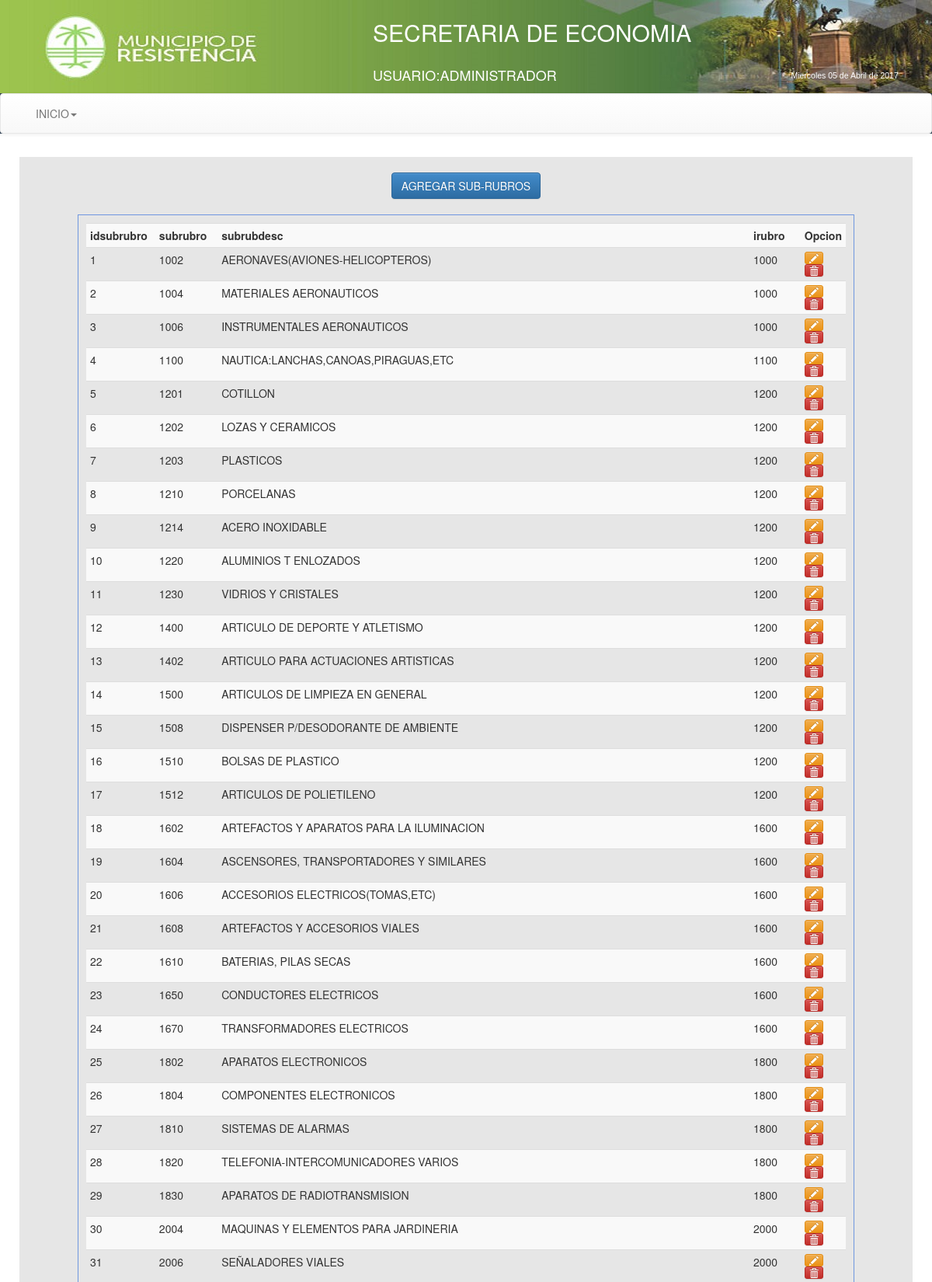
Page /Economia/views/frmConfigSRubros.php (signed in, upper part) on the committed database.
### tables this page shows
CREATE TABLE `subrubros` (
  `idsubrubro` int(11) NOT NULL AUTO_INCREMENT,
  `subrubro` int(11) NOT NULL,
  `subrubdesc` varchar(150) NOT NULL,
  `irubro` int(11) NOT NULL,
  PRIMARY KEY (`idsubrubro`)
);

### Economia/views/frmConfigSRubros.php (the view, shortened to what this page needs)
<!DOCTYPE html PUBLIC "-//W3C//DTD XHTML 1.0 Transitional//EN" "http://www.w3.org/TR/xhtml1/DTD/xhtml1-transitional.dtd">
<html xmlns="http://www.w3.org/1999/xhtml">
<head>
<link rel="stylesheet" type="text/css" href="../css/estilo.css" media="screen">
<link rel="stylesheet" type="text/css" href="../bootstrap/css/bootstrap.css">
<link rel="stylesheet" type="text/css" href="../bootstrap/css/bootstrap.min.css">
<link rel="stylesheet" type="text/css" href="../bootstrap/css/bootstrap-theme.css">
<link rel="stylesheet" type="text/css" href="../bootstrap/css/bootstrap-theme.min.css">
</head>
<body class="body" style=" background-image: url(../images/bgcity.jpg);
  background-attachment: fixed;">
<header>
<table width="100%" height="120" border="0" background="../images/header2015.jpg">
<tr><td width="40%"></td>
<td><div align="left" style="color:#ffffff;" ><p><h2>SECRETARIA DE ECONOMIA</h2></p>
 </div></td>
</tr>
<tr><td width="40%"></td>
<td><div align="left" style="color:#ffffff;" ><p><h4>USUARIO:<?php echo $_SESSION["apynom"]?></h4></p>
 </div></td>
 <td><div align="left" style="color:#ffffff;" >
<p><h5>
</h5></p>
 </div></td>
</tr>
</table>
<nav class="navbar navbar-default">
<div class="container-fluid">
<div class="collapse navbar-collapse" id="navbar-1">
 <ul class="nav navbar-nav">
 <li class="dropdown">
   <a href="#" class="dropdown-toggle" data-toggle="dropdown" role="button">INICIO<span class="caret"></span></a>
 </li>
 </ul>
 </div>
 </div>
 </nav>
</header>
<div class="container"
style="background-color:#E6E6E6;border-radius: 10px 10px 10px 10px;
-moz-border-radius: 10px 10px 10px 10px;
-webkit-border-radius: 10px 10px 10px 10px;
border: 10px solid #ffffff;">
<body>
<section>
  <table border="0" align="center">
   <tr>
    <td width="100"><button id="nueva-factura" class="btn btn-primary">AGREGAR SUB-RUBROS</button></td>
   </tr>
  </table>
 </section>
    <div class="registros" id="agrega-registros">
      <table class="table table-striped table-condensed table-hover">
       <tr>
        <th width="100">idsubrubro</th>
        <th width="100">subrubro</th>
        <th width="500">subrubdesc</th>
        <th width="100">irubro</th>
        <th width="20">Opcion</th>
       </tr>
       <?php
        $conexion=Conectarse();
        $queryu="SELECT * FROM subrubros ORDER BY irubro asc, subrubro asc";
        $registro = mysqli_query($conexion,$queryu);
        while($registro2 = mysqli_fetch_array($registro)){
         echo '<tr>
                <td>'.$registro2['idsubrubro'].'</td>
                <td>'.$registro2['subrubro'].'</td>
                <td>'.$registro2['subrubdesc'].'</td>
                <td>'.$registro2['irubro'].'</td>
                <td><a href="javascript:editarSRub('.$registro2['idsubrubro'].');" class="btn btn-warning btn-xs"><i class="glyphicon glyphicon-pencil"></i></a>
                <a href="javascript:eliminarSRub('.$registro2['idsubrubro'].');" class="btn btn-danger btn-xs"><i class="glyphicon glyphicon-trash"></i></a>
                </td>
              </tr>';
            }
        ?>
       </table>
    </div>
    <br>
<br><br>
</body>
</div>
</html>

### Economia/css/estilo.css (style rules this page uses)
body { background:#2c3e50; color:#fff; margin:0px; font-family:"Trebuchet MS", Arial, Helvetica, sans-serif; min-width:1000px; }
header { background:#2c3e50; color:#fff; }
section { margin-top:20px; }
.registros { margin:auto; width:1000px; margin-top:20px; border:1px solid #6F96DF; height:auto; padding:10px; }

### rows in the picture
subrubros: idsubrubro "1", subrubro "1002", subrubdesc "AERONAVES(AVIONES-HELICOPTEROS)", irubro "1000"
subrubros: idsubrubro "2", subrubro "1004", subrubdesc "MATERIALES AERONAUTICOS", irubro "1000"
subrubros: idsubrubro "3", subrubro "1006", subrubdesc "INSTRUMENTALES AERONAUTICOS", irubro "1000"
subrubros: idsubrubro "4", subrubro "1100", subrubdesc "NAUTICA:LANCHAS,CANOAS,PIRAGUAS,ETC", irubro "1100"
subrubros: idsubrubro "5", subrubro "1201", subrubdesc "COTILLON", irubro "1200"
subrubros: idsubrubro "6", subrubro "1202", subrubdesc "LOZAS Y CERAMICOS", irubro "1200"
subrubros: idsubrubro "7", subrubro "1203", subrubdesc "PLASTICOS", irubro "1200"
subrubros: idsubrubro "8", subrubro "1210", subrubdesc "PORCELANAS", irubro "1200"
subrubros: idsubrubro "9", subrubro "1214", subrubdesc "ACERO INOXIDABLE", irubro "1200"
subrubros: idsubrubro "10", subrubro "1220", subrubdesc "ALUMINIOS T ENLOZADOS", irubro "1200"
subrubros: idsubrubro "11", subrubro "1230", subrubdesc "VIDRIOS Y CRISTALES", irubro "1200"
subrubros: idsubrubro "12", subrubro "1400", subrubdesc "ARTICULO DE DEPORTE Y ATLETISMO", irubro "1200"
subrubros: idsubrubro "13", subrubro "1402", subrubdesc "ARTICULO PARA ACTUACIONES ARTISTICAS", irubro "1200"
subrubros: idsubrubro "14", subrubro "1500", subrubdesc "ARTICULOS DE LIMPIEZA EN GENERAL", irubro "1200"
subrubros: idsubrubro "15", subrubro "1508", subrubdesc "DISPENSER P/DESODORANTE DE AMBIENTE", irubro "1200"
subrubros: idsubrubro "16", subrubro "1510", subrubdesc "BOLSAS DE PLASTICO", irubro "1200"
subrubros: idsubrubro "17", subrubro "1512", subrubdesc "ARTICULOS DE POLIETILENO", irubro "1200"
subrubros: idsubrubro "18", subrubro "1602", subrubdesc "ARTEFACTOS Y APARATOS PARA LA ILUMINACION", irubro "1600"
subrubros: idsubrubro "19", subrubro "1604", subrubdesc "ASCENSORES, TRANSPORTADORES Y SIMILARES", irubro "1600"
subrubros: idsubrubro "20", subrubro "1606", subrubdesc "ACCESORIOS ELECTRICOS(TOMAS,ETC)", irubro "1600"
subrubros: idsubrubro "21", subrubro "1608", subrubdesc "ARTEFACTOS Y ACCESORIOS VIALES", irubro "1600"
subrubros: idsubrubro "22", subrubro "1610", subrubdesc "BATERIAS, PILAS SECAS", irubro "1600"
subrubros: idsubrubro "23", subrubro "1650", subrubdesc "CONDUCTORES ELECTRICOS", irubro "1600"
subrubros: idsubrubro "24", subrubro "1670", subrubdesc "TRANSFORMADORES ELECTRICOS", irubro "1600"
subrubros: idsubrubro "25", subrubro "1802", subrubdesc "APARATOS ELECTRONICOS", irubro "1800"
subrubros: idsubrubro "26", subrubro "1804", subrubdesc "COMPONENTES ELECTRONICOS", irubro "1800"
subrubros: idsubrubro "27", subrubro "1810", subrubdesc "SISTEMAS DE ALARMAS", irubro "1800"
subrubros: idsubrubro "28", subrubro "1820", subrubdesc "TELEFONIA-INTERCOMUNICADORES VARIOS", irubro "1800"
subrubros: idsubrubro "29", subrubro "1830", subrubdesc "APARATOS DE RADIOTRANSMISION", irubro "1800"
subrubros: idsubrubro "30", subrubro "2004", subrubdesc "MAQUINAS Y ELEMENTOS PARA JARDINERIA", irubro "2000"
subrubros: idsubrubro "31", subrubro "2006", subrubdesc "SEÑALADORES VIALES", irubro "2000"

### other values in the picture
$_SESSION["apynom"] "ADMINISTRADOR"
